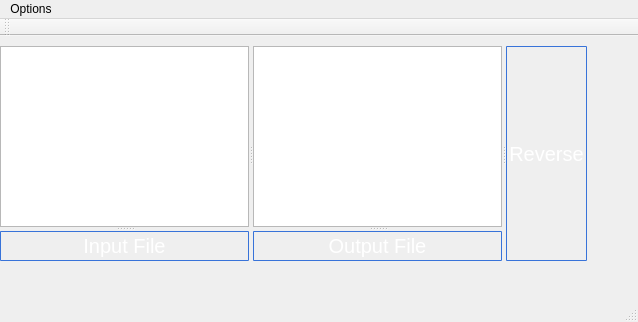
<?xml version="1.0" encoding="UTF-8"?>
<ui version="4.0">
 <class>MainWindow</class>
 <widget class="QMainWindow" name="MainWindow">
  <property name="geometry">
   <rect>
    <x>0</x>
    <y>0</y>
    <width>638</width>
    <height>322</height>
   </rect>
  </property>
  <property name="windowTitle">
   <string>MainWindow</string>
  </property>
  <property name="styleSheet">
   <string notr="true">QPushButton{
    padding:2px;
    color: #fff;
    font-size: 20px;
    border-radius: 1px;
    border: 1px solid #3873d9;
    background-color: qlineargradient( x1: 0, y1: 0, x2: 0, y2: 1,
                                        stop: 0 #4287ff, stop: 1 #356ccc);
 }

QTextBrowser{
	font-size: 20px;
}</string>
  </property>
  <widget class="QWidget" name="centralWidget">
   <widget class="QSplitter" name="splitter_4">
    <property name="geometry">
     <rect>
      <x>0</x>
      <y>10</y>
      <width>587</width>
      <height>215</height>
     </rect>
    </property>
    <property name="orientation">
     <enum>Qt::Horizontal</enum>
    </property>
    <widget class="QSplitter" name="splitter_3">
     <property name="orientation">
      <enum>Qt::Horizontal</enum>
     </property>
     <widget class="QSplitter" name="splitter">
      <property name="orientation">
       <enum>Qt::Vertical</enum>
      </property>
      <widget class="QTextBrowser" name="textBrowser"/>
      <widget class="QPushButton" name="InputButton">
       <property name="text">
        <string>Input File</string>
       </property>
      </widget>
     </widget>
     <widget class="QSplitter" name="splitter_2">
      <property name="orientation">
       <enum>Qt::Vertical</enum>
      </property>
      <widget class="QTextBrowser" name="textBrowser_2"/>
      <widget class="QPushButton" name="OutputButton">
       <property name="text">
        <string>Output File</string>
       </property>
      </widget>
     </widget>
    </widget>
    <widget class="QPushButton" name="ActionButton">
     <property name="text">
      <string>Reverse</string>
     </property>
    </widget>
   </widget>
  </widget>
  <widget class="QMenuBar" name="menuBar">
   <property name="geometry">
    <rect>
     <x>0</x>
     <y>0</y>
     <width>638</width>
     <height>21</height>
    </rect>
   </property>
   <widget class="QMenu" name="menuOptions">
    <property name="title">
     <string>Options</string>
    </property>
    <addaction name="actionHelp"/>
   </widget>
   <addaction name="menuOptions"/>
  </widget>
  <widget class="QToolBar" name="mainToolBar">
   <attribute name="toolBarArea">
    <enum>TopToolBarArea</enum>
   </attribute>
   <attribute name="toolBarBreak">
    <bool>false</bool>
   </attribute>
  </widget>
  <widget class="QStatusBar" name="statusBar"/>
  <action name="actionHelp">
   <property name="text">
    <string>Help</string>
   </property>
   <property name="shortcut">
    <string>F1</string>
   </property>
  </action>
 </widget>
 <layoutdefault spacing="6" margin="11"/>
 <resources/>
 <connections/>
</ui>
